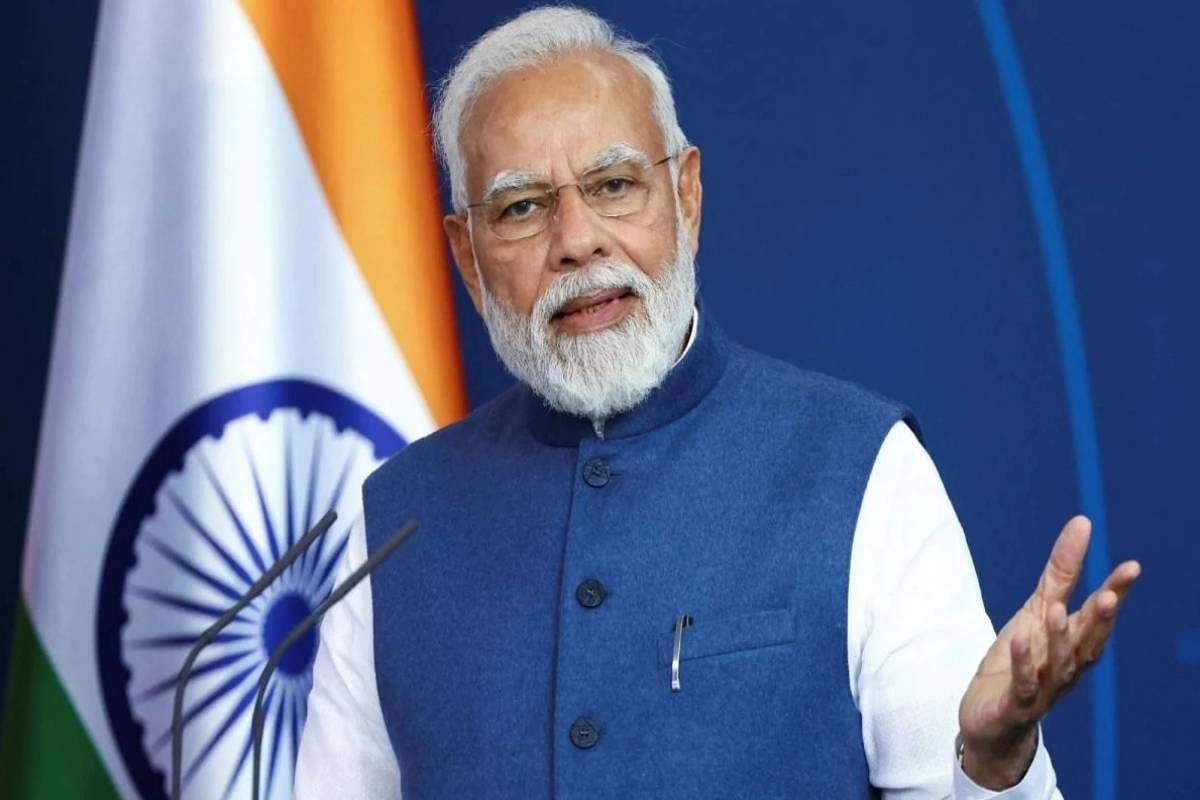
#> input picture data_cleaning/Narendra_Modi_2_2.jpg, 1200 x 800 px, found by its file name
$ jupyter execute --allow-errors data_cleaning.ipynb   (shell and % lines are left out)
#> lines starting #> are read from the running program, lines starting #| are printed output that depends on the picture; after the words box and inside, x2 and y2 are one past the last pixel; in counts of white or black regions, pixels touching at a corner belong together
<h2 style='color:blue' align='center'>Sports Celebrity Image Classification: Data Cleaning<h2>

Special thanks to Debjyoti Paul (My data scientist friend at Amazon) for help with this project

[cell 1]
import numpy as np
import cv2
import matplotlib
from matplotlib import pyplot as plt

#### When we look at any image, most of the time we identify a person using a face. An image might contain multiple faces, also the face can be obstructed and not clear. The first step in our pre-processing pipeline is to detect faces from an image. Once face is detected, we will detect eyes, if two eyes are detected then only we keep that image otherwise discard it.</h4>

#### Now how do you detect face and eyes?

[cell 2]
img = cv2.imread('D:/vs/jupyter/political_leader_classifier/data_cleaning/Narendra_Modi_2_2.jpg')
#> img is the input picture: shape (800, 1200, 3); mean B, G, R 139.2, 106.7, 93.6
img.shape
#> Out = (800, 1200, 3)

[cell 3]
plt.imshow(img)

[cell 4]
gray = cv2.cvtColor(img, cv2.COLOR_BGR2GRAY)
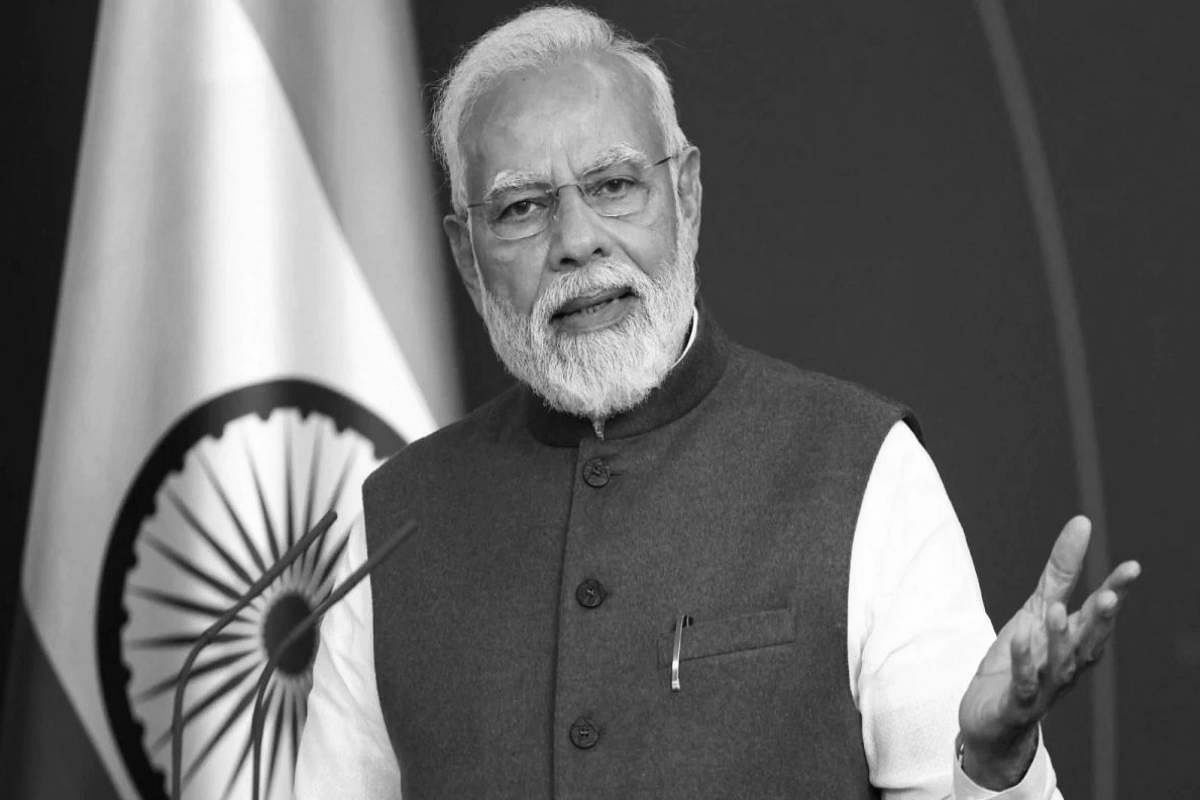
#> gray: shape (800, 1200); min 2, max 255, mean 106.5
gray.shape
#> Out = (800, 1200)

[cell 5]
gray

[cell 6]
plt.imshow(gray, cmap='gray')

[cell 7]
face_cascade = cv2.CascadeClassifier('D:/vs/jupyter/Political_leader_classifier/haar-cascade/haarcascade_frontalface_default.xml')
eye_cascade = cv2.CascadeClassifier('D:/vs/jupyter/Political_leader_classifier/haar-cascade/haarcascade_eye.xml')

faces = face_cascade.detectMultiScale(gray, 1.3, 5)
#> faces = [[424, 72, 314, 314]]
faces
#> Out = [[424, 72, 314, 314]]

[cell 8]
(x,y,w,h) = faces[0]
#> x = 424; y = 72; w = 314; h = 314
x,y,w,h
#> Out = (424, 72, 314, 314)

[cell 9]
face_img = cv2.rectangle(img,(x,y),(x+w,y+h),(255,0,0),2)
plt.imshow(face_img)

[cell 10]
cv2.destroyAllWindows()
for (x,y,w,h) in faces:
    face_img = cv2.rectangle(img,(x,y),(x+w,y+h),(255,0,0),2)
    roi_gray = gray[y:y+h, x:x+w]
    roi_color = face_img[y:y+h, x:x+w]
    eyes = eye_cascade.detectMultiScale(roi_gray)
    for (ex,ey,ew,eh) in eyes:
        cv2.rectangle(roi_color,(ex,ey),(ex+ew,ey+eh),(0,255,0),2)
#> this loop made 1 pass
#> pass 1, `roi_gray = gray[y:y+h, x:x+w]`:
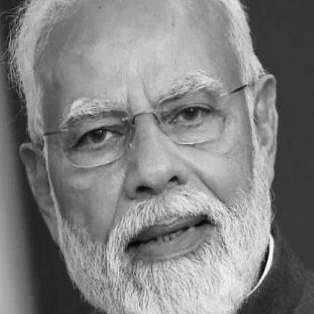
#> roi_gray: shape (314, 314); min 3, max 254, mean 128.9
#> pass 1, `roi_color = face_img[y:y+h, x:x+w]`:
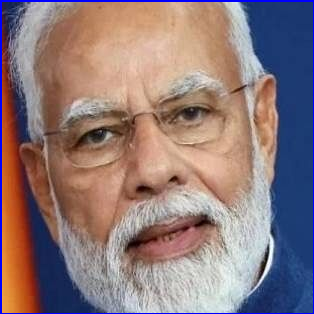
#> roi_color: shape (314, 314, 3); mean B, G, R 122, 120.8, 142
#> after the loop:
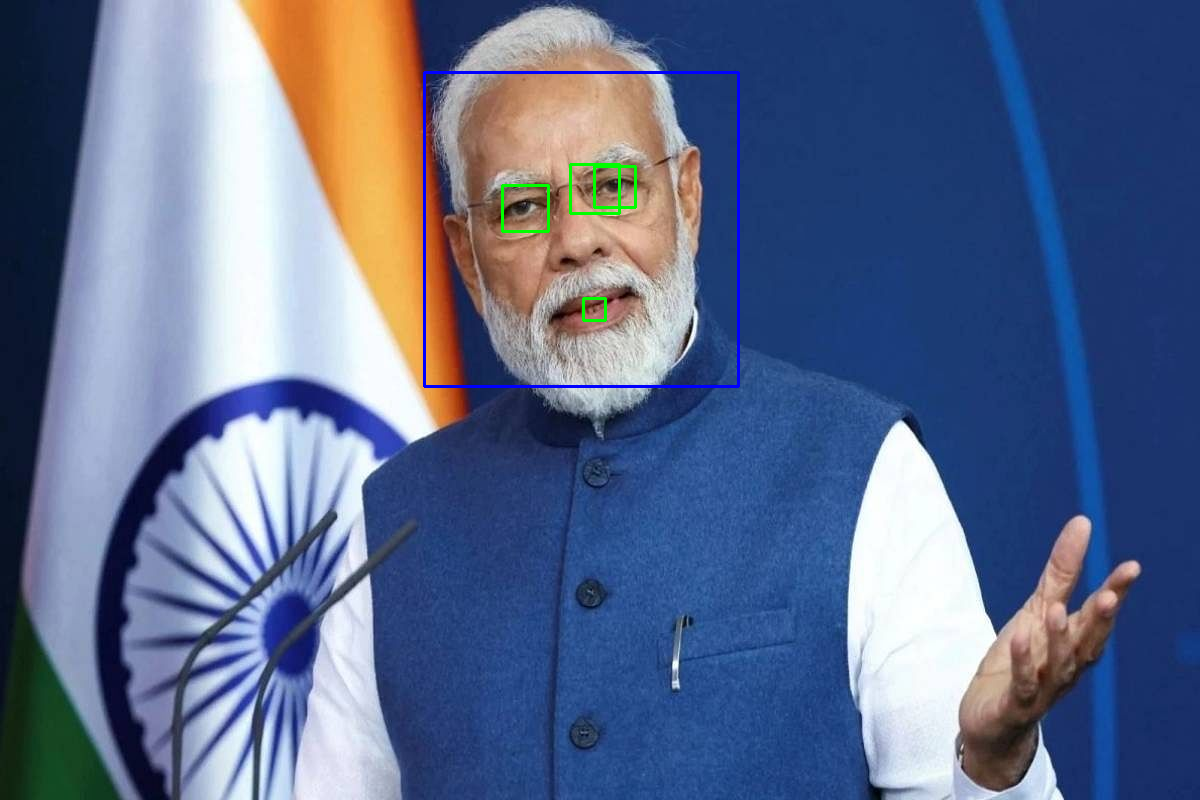
#> img: shape (800, 1200, 3); mean B, G, R 139.6, 106.6, 92.8
#> after the loop:
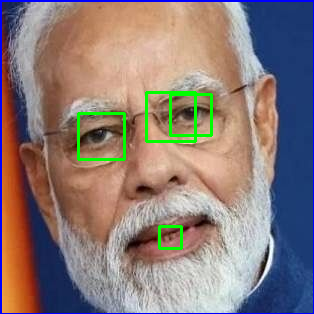
#> roi_color: shape (314, 314, 3); 1.86% of pixels changed, all inside (x1, y1, x2, y2) = (77, 91, 213, 250)


plt.figure()
plt.imshow(face_img, cmap='gray')
plt.show()

[cell 11]
plt.imshow(roi_color, cmap='gray')

[cell 12]
def get_cropped_image_if_2_eyes(image_path):
    img = cv2.imread(image_path)
    gray = cv2.cvtColor(img, cv2.COLOR_BGR2GRAY)
    faces = face_cascade.detectMultiScale(gray, 1.3, 5)
#> faces = [[424, 72, 314, 314]]
    for (x,y,w,h) in faces:
        roi_gray = gray[y:y+h, x:x+w]
        roi_color = img[y:y+h, x:x+w]
        eyes = eye_cascade.detectMultiScale(roi_gray)
        if len(eyes) >= 2:
            return roi_color
#> this loop made 1 pass
#> pass 1, in get_cropped_image_if_2_eyes, `roi_color = img[y:y+h, x:x+w]`:
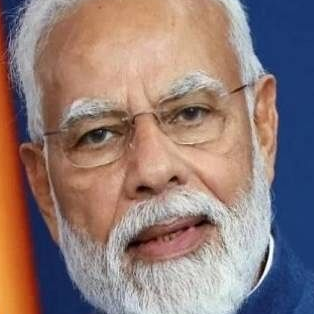
#> roi_color: shape (314, 314, 3); mean B, G, R 119, 122.7, 144.6
